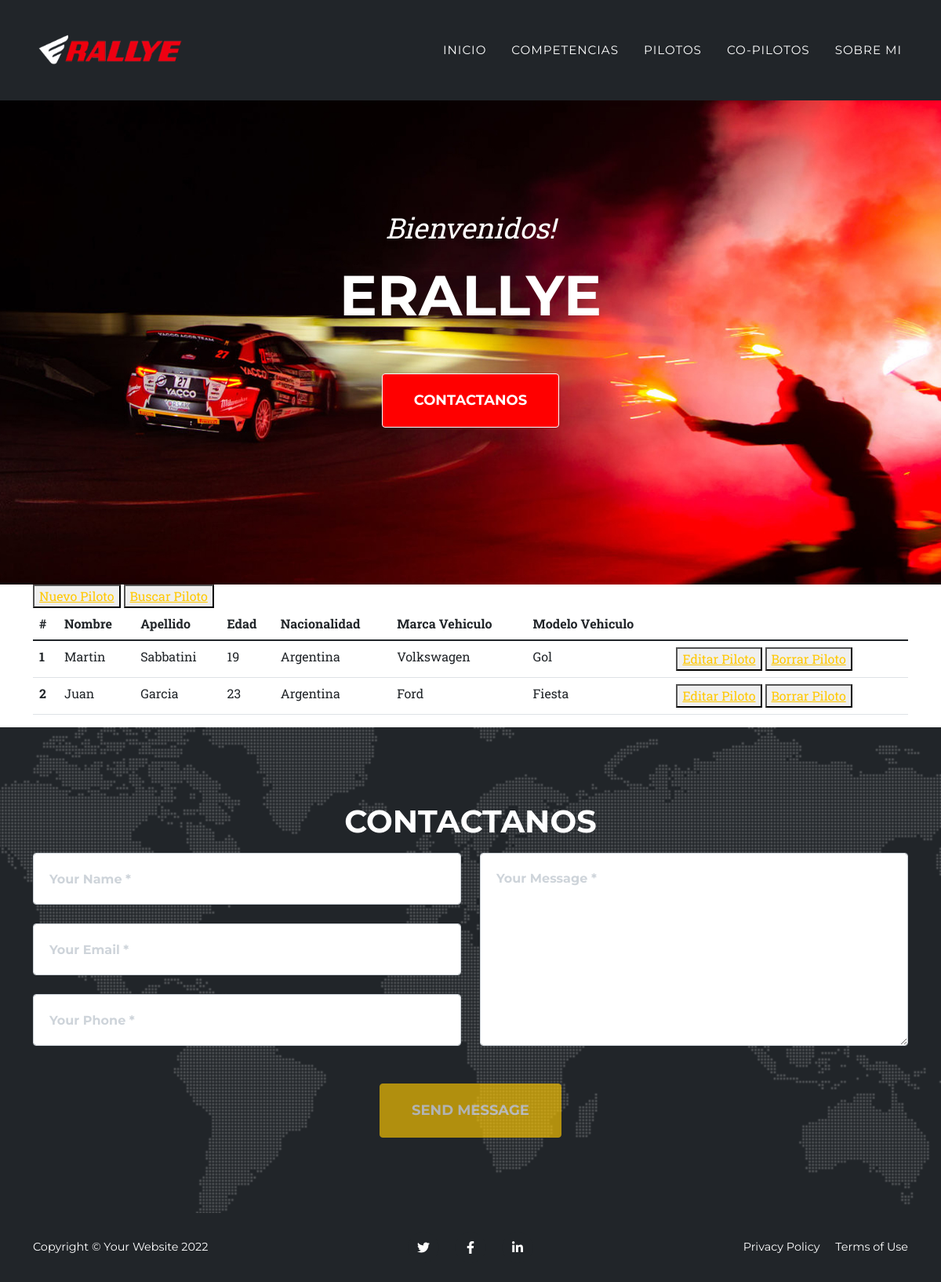
Page /AppSabba/pilotos/lista on the committed database.
### AppSabba/models.py (models this page shows)
class Piloto(models.Model):
    nombre = models.CharField(max_length=40)
    apellido = models.CharField(max_length=40)
    edad = models.IntegerField(default=17)
    nacionalidad = models.CharField(max_length=20)
    marca_vehiculo = models.CharField(max_length=40)
    modelo_vehiculo = models.CharField(max_length=40)

### AppSabba/views.py (the view)
# urls.py: path("pilotos/lista", PilotoLista.as_view(), name = "Ver Pilotos"),
class PilotoLista(ListView): #piloto_list / base de template
    model = Piloto
    template_name = "AppSabba/drivers/piloto_list.html"

### AppSabba/templates/AppSabba/drivers/piloto_list.html
{% extends "AppSabba/padre.html" %}
{% block listas %}
<button>
    <a href="{% url 'Crear Pilotos' %}">Nuevo Piloto</a>
</button>
<button>
    <a href="{% url 'Crear Pilotos' %}">Buscar Piloto</a>
</button>
<table class="table">
    <thead>
      <tr>
        <th scope="col">#</th>
        <th scope="col">Nombre</th>
        <th scope="col">Apellido</th>
        <th scope="col">Edad</th>
        <th scope="col">Nacionalidad</th>
        <th scope="col">Marca Vehiculo</th>
        <th scope="col">Modelo Vehiculo</th>
      </tr>
    </thead>
    <tbody>
        {% for pilot in object_list %}
        <tr>
            <th scope="row">{{pilot.id}}</th>
            <td>{{pilot.nombre}}</td>
            <td>{{pilot.apellido}}</td>
            <td>{{pilot.edad}}</td>
            <td>{{pilot.nacionalidad}}</td>
            <td>{{pilot.marca_vehiculo}}</td>
            <td>{{pilot.modelo_vehiculo}}</td>
            <td>
                <button>
                    <a href="{% url 'Editar Pilotos' pilot.id %}">Editar Piloto</a>
                </button>
                <button>
                    <a href="{% url 'Borrar Pilotos' pilot.id %}">Borrar Piloto</a>
                </button>
            </td>
        </tr>
        {% endfor %}
    </tbody>
  </table>
{% endblock %}

### AppSabba/templates/AppSabba/padre.html (shortened to what this page needs)
<!DOCTYPE html>
<html lang="en">
    <head> {% load static %}
        <link href="{% static '../../../static/AppSabba/css/Styles.css' %}" rel="stylesheet" />
    </head>
    <body id="page-top">
        <nav class="navbar navbar-expand-lg navbar-dark fixed-top" id="mainNav" style="background-color: #212529;">
            <div class="container">
                <a class="navbar-brand" href="#page-top"><img src="../../static/AppSabba/assets/python1.png" style="height: 70px;" alt="logo" /></a>
                <div class="collapse navbar-collapse" id="navbarResponsive">
                    <ul class="navbar-nav text-uppercase ms-auto py-4 py-lg-0">
                        <li class="nav-item"><a class="nav-link" href="{% url 'Start' %}">Inicio</a></li>
                        <li class="nav-item"><a class="nav-link" href="#portfolio">Competencias</a></li>
                        <li class="nav-item"><a class="nav-link" href="{% url 'Ver Pilotos' %}">Pilotos</a></li>
                        <li class="nav-item"><a class="nav-link" href="{% url 'Ver Copilotos' %}">Co-Pilotos</a></li>
                        <li class="nav-item"><a class="nav-link" href="#contact">Sobre Mi</a></li>
                    </ul>
                </div>
            </div>
        </nav>
        <header class="masthead">
            <div class="container">
                <div class="masthead-subheading">Bienvenidos!</div>
                <div class="masthead-heading text-uppercase">eRallye</div>
                <a class="btn btn-primary btn-xl text-uppercase" style="background-color: red; border-color: white;" href="#contact">Contactanos</a>
            </div>
        </header>
        <div class="container">
            {% block listas %}
            {% endblock %}
        </div>
        <section class="page-section" id="contact">
            <div class="container">
                <div class="text-center">
                    <h2 class="section-heading text-uppercase">Contactanos</h2>
                </div>
                <form id="contactForm" data-sb-form-api-token="API_TOKEN">
                    <div class="row align-items-stretch mb-5">
                        <div class="col-md-6">
                            <div class="form-group">
                                <input class="form-control" id="name" type="text" placeholder="Your Name *" data-sb-validations="required" />
                            </div>
                            <div class="form-group">
                                <input class="form-control" id="email" type="email" placeholder="Your Email *" data-sb-validations="required,email" />
                            </div>
                            <div class="form-group mb-md-0">
                                <input class="form-control" id="phone" type="tel" placeholder="Your Phone *" data-sb-validations="required" />
                            </div>
                        </div>
                        <div class="col-md-6">
                            <div class="form-group form-group-textarea mb-md-0">
                                <textarea class="form-control" id="message" placeholder="Your Message *" data-sb-validations="required"></textarea>
                            </div>
                        </div>
                    </div>
                    <div class="text-center"><button class="btn btn-primary btn-xl text-uppercase disabled" id="submitButton" type="submit">Send Message</button></div>
                </form>
            </div>
        </section>
        <footer class="footer py-4" style="background-color: #212529;">
            <div class="container">
                <div class="row align-items-center">
                    <div class="col-lg-4 text-lg-start" style="color: white;">Copyright &copy; Your Website 2022</div>
                    <div class="col-lg-4 my-3 my-lg-0">
                        <a class="btn btn-dark btn-social mx-2" href="#!" aria-label="Twitter"><i class="fab fa-twitter"></i></a>
                        <a class="btn btn-dark btn-social mx-2" href="#!" aria-label="Facebook"><i class="fab fa-facebook-f"></i></a>
                        <a class="btn btn-dark btn-social mx-2" href="#!" aria-label="LinkedIn"><i class="fab fa-linkedin-in"></i></a>
                    </div>
                    <div class="col-lg-4 text-lg-end">
                        <a class="link-dark text-decoration-none me-3" href="#!" style="color: white;">Privacy Policy</a>
                        <a class="link-dark text-decoration-none" href="#!" style="color: white;">Terms of Use</a>
                    </div>
                </div>
            </div>
        </footer>
    </body>
</html>

### rows in the picture
Piloto: id "1", nombre "Martin", apellido "Sabbatini", edad "19", nacionalidad "Argentina", marca_vehiculo "Volkswagen", modelo_vehiculo "Gol"
Piloto: id "2", nombre "Juan", apellido "Garcia", edad "23", nacionalidad "Argentina", marca_vehiculo "Ford", modelo_vehiculo "Fiesta"
